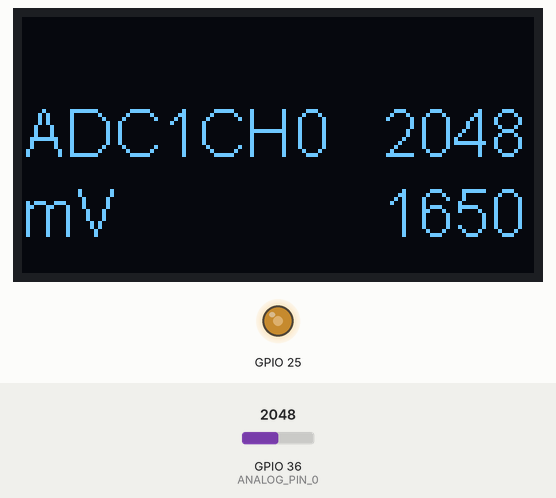
The sketch below on a simulated ESP32. Shown: 128×64 one-colour display, output pins drawn as LEDs (lit = HIGH). Inputs (shaded band) come from the test bench; at power-on: GPIO 36 (ANALOG_PIN_0) = 2048. What the sketch prints to the serial monitor is not drawn.

Above: at 1.3 s.
1.4 s: GPIO 36 (ANALOG_PIN_0) set to 2866
At 2.5 s:
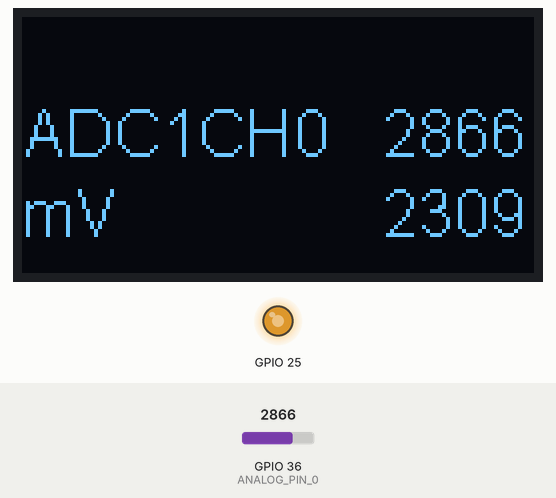
3.0 s: GPIO 36 (ANALOG_PIN_0) set to 3603
At 4.0 s:
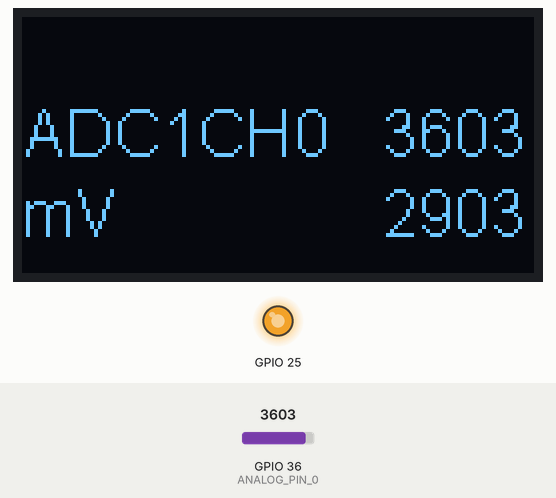
4.6 s: GPIO 36 (ANALOG_PIN_0) set to 491
At 5.5 s:
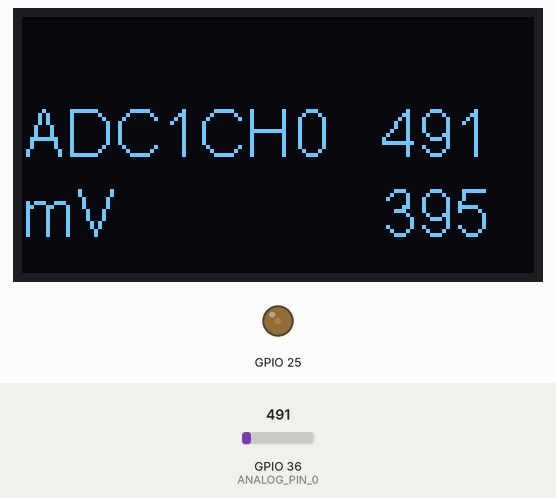
6.1 s: GPIO 36 (ANALOG_PIN_0) set to 0
At 7.1 s:
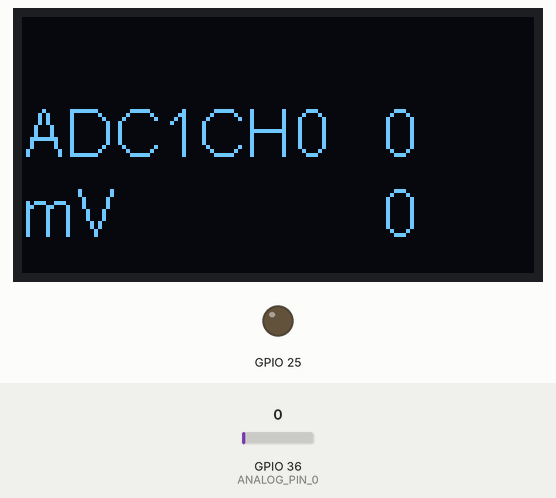
Timing chart, 0 to 8.6 s (numbered marks = the images above; inputs shaded):
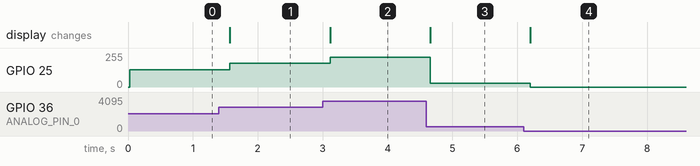

The sketch:

ESP32_OLED_AnalogInput_STI20180902.ino
```cpp
/**
 * Igor Steiner
 * Date: 2.9.2018
 */

// Include the correct display library
// For a connection via I2C using Wire include
// #include <Wire.h>  // Only needed for Arduino 1.6.5 and earlier
#include "SSD1306.h" // alias for `#include "SSD1306Wire.h"`

// Initialize the OLED display using Wire library
SSD1306  display(0x3c, 5, 4); //5,4  21,22

int counter = 0;
/*
GPIO ADC Channels:
* GPIO 0 ==> ADC2_CH1
* GPIO 2 ==> ADC2_CH2
* GPIO 4 ==> ADC2_CH0
* GPIO 12 => ADC2_CH5
* GPIO 13 => ADC2_CH4
* GPIO 14 => ADC2_CH6
* GPIO 15 => ADC2_CH3
* GPIO 25 => ADC2_CH8
* GPIO 26 => ADC2_CH9
* GPIO 27 => ADC2_CH7
* GPIO 32 => ADC1_CH4
* GPIO 33 => ADC1_CH5
* GPIO 34 => ADC1_CH6
* GPIO 35 => ADC1_CH7
* GPIO 36 => ADC1_CH0
* GPIO 37 => ADC1_CH1
* GPIO 38 => ADC1_CH2
* GPIO 39 => ADC1_CH3 */
#define ANALOG_PIN_0 36
int analogVal0 = 0;

void setup() {
  Serial.begin(115200);
  Serial.println();
  Serial.println("[ESP32_OLED_AnalogInput.001]");

  // Initialising the UI will init the display too.
  display.init();
  //display.flipScreenVertically();
  display.setFont(ArialMT_Plain_16);
}

void loop() {
  // clear the display
  display.clear();
  //display.drawString(0, 0, "Counter");
  //display.drawString(90, 0, String(counter));

  // Analog input
  analogVal0 = analogRead(ANALOG_PIN_0); // read the value from GPIO 36 => ADC1_CH0

  Serial.println("analogVal0"); // print the value to the serial port
  Serial.println(analogVal0);
  display.drawString(0, 20, "ADC1CH0");
  display.drawString(0, 40, "mV");
  display.drawString(90, 20, String(analogVal0));
  display.drawString(90, 40, String(map(analogVal0,0,4095,0,3300)));
  display.display();
  dacWrite(25, analogVal0/16); //Analog write on GPIO 25

  counter++;
  delay(500);
}
```

Measured:
- after the input at 1.4 s, GPIO 25: 128/255 → 179/255 after 0.17 s; the display: changes after 0.17 s (image 1)
- after the input at 3.0 s, GPIO 25: 179/255 → 225/255 after 0.11 s; the display: changes after 0.11 s (image 2)
- after the input at 4.6 s, GPIO 25: 225/255 → 30/255 after 0.06 s; the display: changes after 0.06 s (image 3)
- after the input at 6.1 s, GPIO 25: 30/255 → 0/255 after 0.10 s; the display: changes after 0.10 s (image 4)
